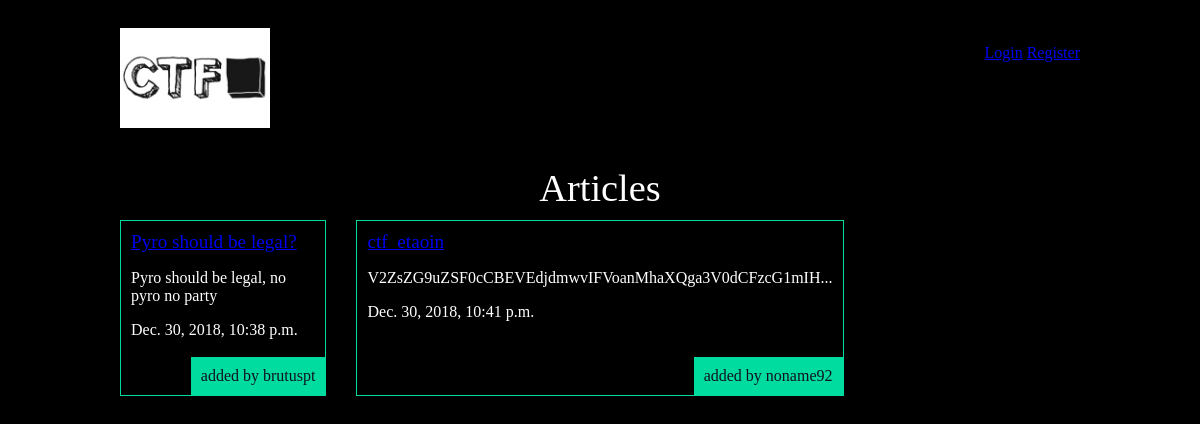
The app's page /articles/ with its own data.
### articles/models.py (models this page shows, shortened)
class Article(models.Model):
	title = models.CharField(max_length=100)
	slug = models.SlugField()
	body = models.TextField()
	date = models.DateTimeField(auto_now_add=True)
	thumb = models.ImageField(default='default.png', blank=True)
	author = models.ForeignKey(User, default=None)
	"""commands to make migrations everytime we make a model
	python manage.py makemigrations
	python manage.py migrate
	"""
	def snippet(self):
		if len(self.body) > 50:
			return self.body[:50] + "..."
		else:
			return self.body

### articles/views.py (the view)
def article_list(request):
	articles = Article.objects.all().order_by('date') #all records from articles database
	return render(request, 'articles/article_list.html', {'articles':articles })

### articles/templates/articles/article_list.html
{% extends 'base_layout.html' %}
{% block content %}
	<h1>Articles</h1>
	<div class="articles">
		{% for article in articles %}
		<div class="article">
			<h2> <a href="{% url 'articles:detail' slug=article.slug %}">{{ article.title }} </a></h2>
			<p>{{ article.snippet }}</p>
			<p>{{ article.date }}</p>
			<p class="author"> added by {{ article.author.username }}</p>
		</div>
		{% endfor %}
	</div>
{% endblock %}

### assets/styles.css (style rules this page uses)
body { background: #0f121f; background-color: black; background-repeat-y: no-repeat; color: #fff; }
body * { font-family: Ubuntu; }
h1,h2,h3,h4,h5 { font-weight: normal; margin: 0; }
div.wrapper h1 { text-align: center; margin: 10px auto; font-size: 2.4em; }
.articles { display: grid; grid-template-columns: 1fr 1fr 1fr; grid-gap: 30px; }
.article { padding: 10px; border: 1px solid #00dba0; position: relative; padding-bottom: 40px; }
.article h2 { font-size: 1.2em; }
.article .author { padding: 10px; background: #00dba0; position: absolute; right: 0; bottom: 0; margin: 0; color: #0f121f }

### records on screen
Article: title "Pyro should be legal?", snippet "Pyro should be legal, no pyro no party", date "Dec. 30, 2018, 10:38 p.m.", author.username "brutuspt"
Article: title "ctf_etaoin", snippet "V2ZsZG9uZSF0cCBEVEdjdmwvIFVoanMhaXQga3V0dCFzcG1mIH...", date "Dec. 30, 2018, 10:41 p.m.", author.username "noname92"
